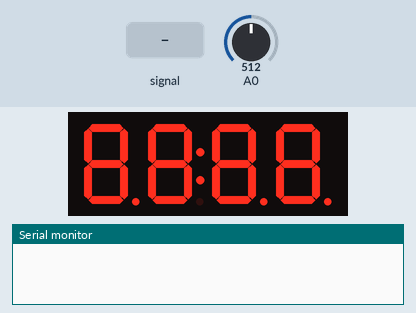
The sketch below on a simulated Arduino Uno, built with avr-gcc and run on an emulated ATmega328P. Shown: 4-digit seven-segment display, the last lines printed to the serial monitor. The inputs (shaded band) are chosen by the test bench; at power-on: A0 = 512. Random numbers use the default seed unless the sketch sets one.

Above: at 0.1 s.
At 3.17 s:
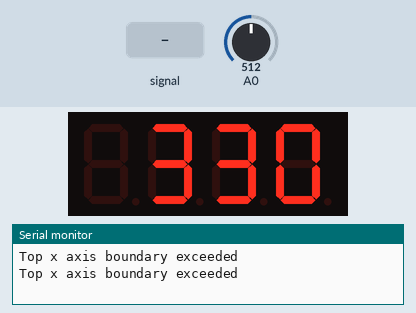
5.3 s: A0 fed a 2 Hz sine of ±306 counts around its level
At 9.6 s:
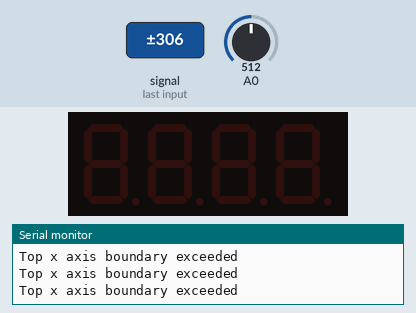
Timing chart, 0 to 11.1 s (numbered marks = the images above; inputs shaded):
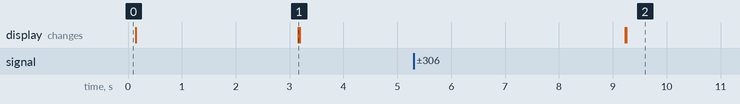

The sketch:

distance.ino
```cpp
// include Lidar ans display libraries
#include <TM1637Display.h>
#include <SoftwareSerial.h>

// Pins used for Display
#define CLK 4 // PIN 4 for CLK
#define DIO 5 // PIN 5 for DIO

// Pins used for Lidar
#define RX 2 // PIN 2 for RX
#define TX 3 // PIN 3 for TX

// predefined push method for stack
#define push(value) lidar_distance_stack[lidar_distance_stack_pointer++] = value

const int TOP_X_BOUNDARY = 400; // top x boundary
const int MIN_DISTANCE = 50; // minimum diststance lidar can measure
const int MAX_DISPLAYABLE_DISTANCE = 1200; // maximum diststance lidar can measure
const int DELAY_DURATION = 100; // delay duration
const int BLANK_DISPAY_DELAY_DURATION = 3000; // blank display delay duration
const int HEADER = 0x59;  // frame header of data package
const int GAME_MODE_DISTANCE = 0; // identifier for game mode = distance
const int GAME_MODE_RANDOM_DISTANCE = 1; // identifier for game mode = random distance
const int LIDAR_DISTANCE_STACK_SIZE = 50; // stack size
const int DISPLAY_BRIGHTNESS = 8; // display brightness

int lidar_data_fields[9];  // transmitted data by lidar
int lidar_check;  // check value for transmitted data by lidar
int lidar_distance;  //  measured distance by lidar
int lidar_distance_stack[LIDAR_DISTANCE_STACK_SIZE]; // stack for cached measured distance by lidar
int lidar_distance_stack_pointer = 0; // stack pointer
bool lidar_distance_stack_filled = false; // value if stack is filled
float lidar_distance_stack_avg; // stack average
float lidar_distance_stack_length; // stack length
uint8_t diplay_segments[] = { 0xff, 0xff, 0xff, 0xff }; // display segments
uint8_t diplay_blank_segments[] = { 0x00, 0x00, 0x00, 0x00 }; // display blank segments
int x_axis; // x axis value
int game_mode = 0; // game mode value
TM1637Display display(CLK, DIO); // initialise display
SoftwareSerial lidar (RX,TX);  // initialise lidar

/*
 * Setup for the main loop
 */
void setup() {
  // initalize the serial output
  Serial.begin(9600);

  // initalize the lidar serial output
  lidar.begin(115200);

  // set the display brightness
  display.setBrightness(DISPLAY_BRIGHTNESS);

  // initalize the displayable display segments
  display.setSegments(diplay_segments);

  // executes delay
  delay(DELAY_DURATION);
}

/*
 * Executes the main loop
 */
void loop() {

  // checks if pointer is at the end of stack
  if (lidar_distance_stack_pointer >= LIDAR_DISTANCE_STACK_SIZE){

    // reset pointer
    lidar_distance_stack_pointer = 0;

    // set stack to filled
    lidar_distance_stack_filled = true;
  }

  // reads the current x axis value
  x_axis = analogRead(A0);

  // pushes the current x axis value to the stack
  push(x_axis);

  // calculates current stack length and average of stack values
  lidar_distance_stack_length = (lidar_distance_stack_filled == true ? LIDAR_DISTANCE_STACK_SIZE : lidar_distance_stack_pointer);
  lidar_distance_stack_avg = avg(lidar_distance_stack, lidar_distance_stack_length);

  // checks if x axis boundary is exceeded
  if(lidar_distance_stack_avg >= TOP_X_BOUNDARY){

    Serial.println("Top x axis boundary exceeded");

    // displays blank and executes delay
    display.setSegments(diplay_blank_segments);
    delay(BLANK_DISPAY_DELAY_DURATION);

    // changes game mode
    game_mode = (game_mode == 1 ? 0 : 1);

    // deplay depending on game mode
    if(game_mode == GAME_MODE_RANDOM_DISTANCE)
      diplayRandomDistance();
    else if (game_mode == GAME_MODE_DISTANCE)
      displayDistance();

  } else if (game_mode == GAME_MODE_DISTANCE) {
    displayDistance();
  }
}

/*
 * Calculates the average value of an integer array
 */
float avg(int *data, int len) {
  int sum = 0;

  for (int i = 0 ; i < len ; i++)
    sum += data[i];

  return  ((float) sum) / len;
}

/*
 * Displays a random distance on the display
 */
void diplayRandomDistance() {
  display.showNumberDec(round(random(MIN_DISTANCE, MAX_DISPLAYABLE_DISTANCE + 1)/10)*10, false, 4, 4);
}

/*
 * Displays the measured distance on the display
 */
void displayDistance() {
  if (lidar.available()) {
    if(lidar.read()==HEADER) {

      // saves first lidar data field
      lidar_data_fields[0]=HEADER;

      if(lidar.read()==HEADER) {

        // saves second lidar data field
        lidar_data_fields[1]=HEADER;

        // reads and saves the rest lidar data field
        for(int i = 2; i < 9 ; i++) {
          lidar_data_fields[i]=lidar.read();
        }

        // prepares verification of the received data as per protocol
        lidar_check = lidar_data_fields[0] + lidar_data_fields[1] + lidar_data_fields[2] +
                lidar_data_fields[3] + lidar_data_fields[4] + lidar_data_fields[5] +
                lidar_data_fields[6] + lidar_data_fields[7];

        if(lidar_data_fields[8] == (lidar_check & 0xff)) {   // verify the received data as per protocol
          display.showNumberDec(lidar_data_fields[2] + lidar_data_fields[3] * 256, false, 4, 4); // calculate distance value and display it
        }
      }
    }
  }
}
```
